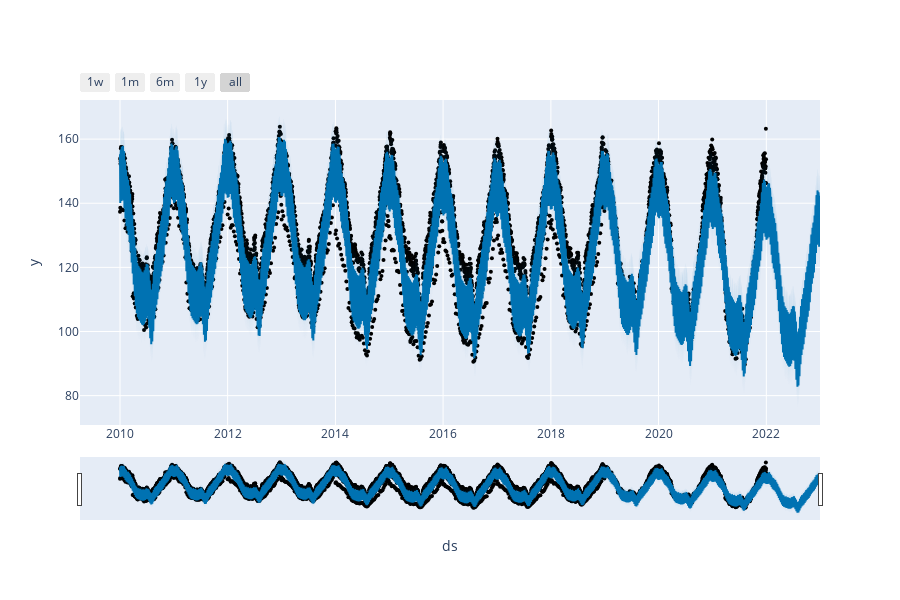

The notebook cell this image was saved under:
### Code cell
# An interactive figure of the forecast and components can be created with plotly. 
# You will need to install plotly 4.0 or above separately, as it will not by default be installed with prophet. 
# You will also need to install the notebook and ipywidgets packages.
from fbprophet.plot import plot_plotly, plot_components_plotly

plot_plotly(m, forecast)

### Figure 1 — Plotly figure (JSON) as saved in the notebook; plotly's stock layout.template omitted (floating-point values rounded to 4 significant figures; data arrays with more than 128 entries replaced by an {"elided": "..."} marker saying what was removed)
{"data": [{"marker": {"color": "black", "size": 4}, "mode": "markers", "name": "Actual", "type": "scatter", "x": {"elided": "4383 str values"}, "y": {"elided": "4383 float values"}}, {"hoverinfo": "skip", "line": {"width": 0}, "mode": "lines", "type": "scatter", "x": {"elided": "4748 str values"}, "y": {"elided": "4748 float values"}}, {"fill": "tonexty", "fillcolor": "rgba(0, 114, 178, 0.2)", "line": {"color": "#0072B2", "width": 2}, "mode": "lines", "name": "Predicted", "type": "scatter", "x": {"elided": "4748 str values"}, "y": {"elided": "4748 float values"}}, {"fill": "tonexty", "fillcolor": "rgba(0, 114, 178, 0.2)", "hoverinfo": "skip", "line": {"width": 0}, "mode": "lines", "type": "scatter", "x": {"elided": "4748 str values"}, "y": {"elided": "4748 float values"}}], "layout": {"height": 600, "showlegend": false, "width": 900, "xaxis": {"rangeselector": {"buttons": [{"count": 7, "label": "1w", "step": "day", "stepmode": "backward"}, {"count": 1, "label": "1m", "step": "month", "stepmode": "backward"}, {"count": 6, "label": "6m", "step": "month", "stepmode": "backward"}, {"count": 1, "label": "1y", "step": "year", "stepmode": "backward"}, {"step": "all"}]}, "rangeslider": {"visible": true}, "title": {"text": "ds"}, "type": "date"}, "yaxis": {"title": {"text": "y"}}}}
